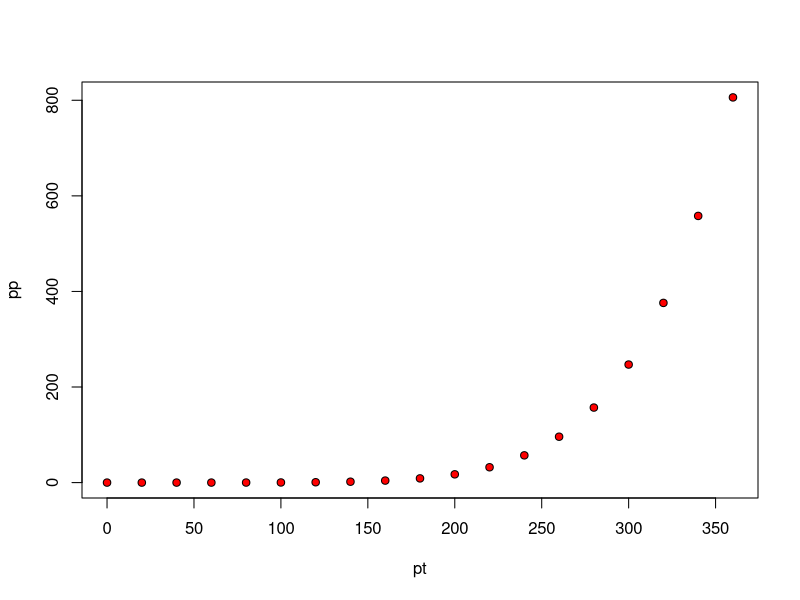
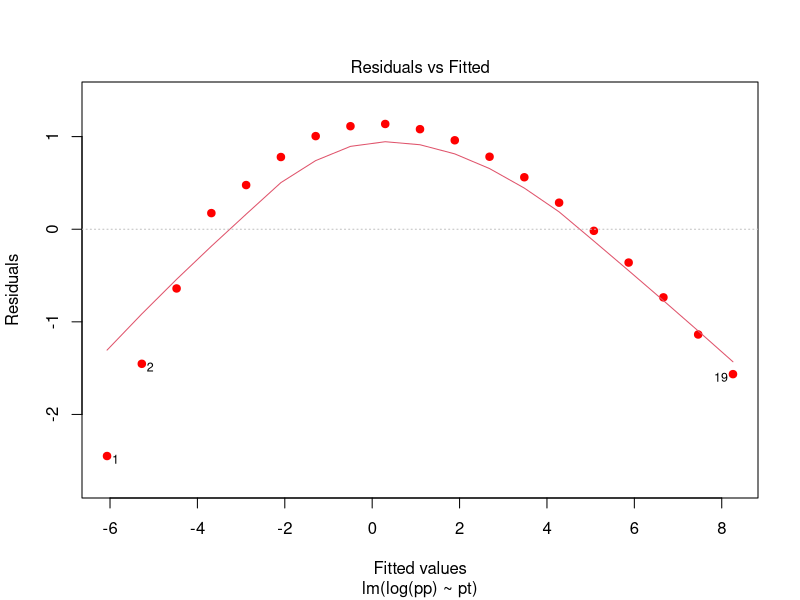
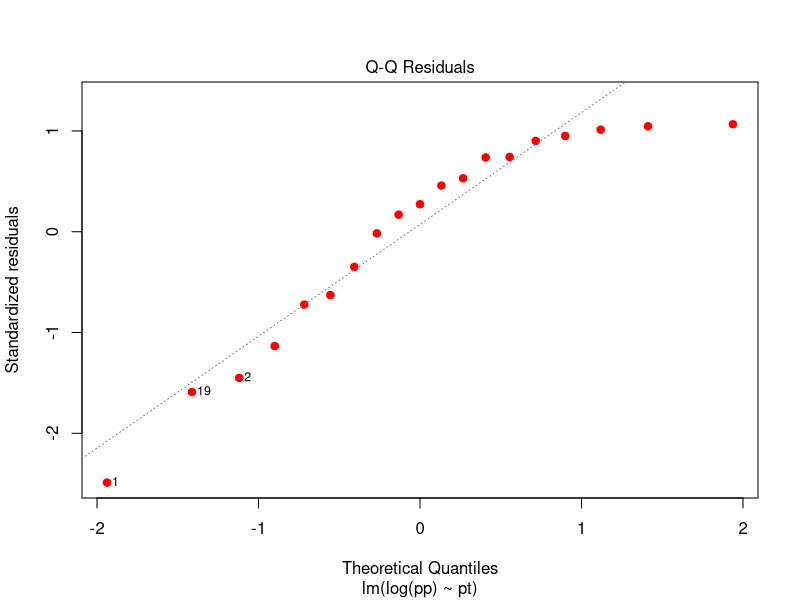
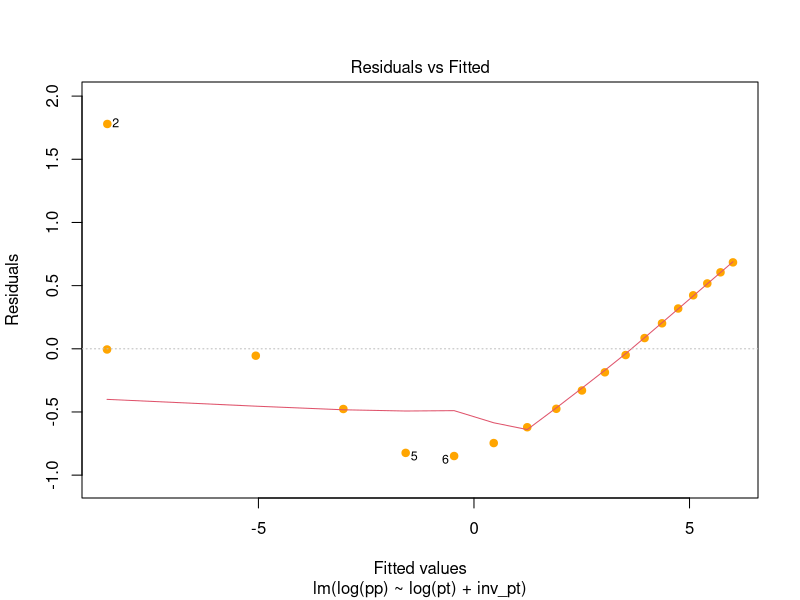
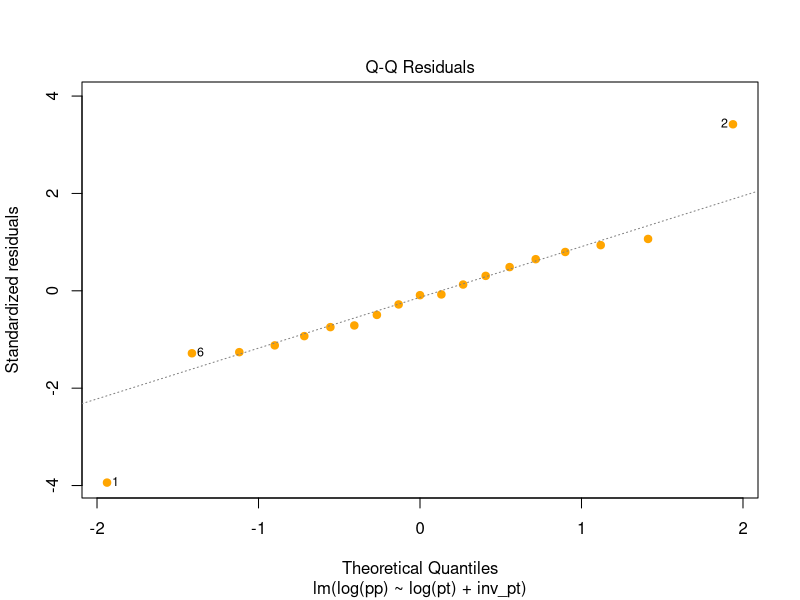
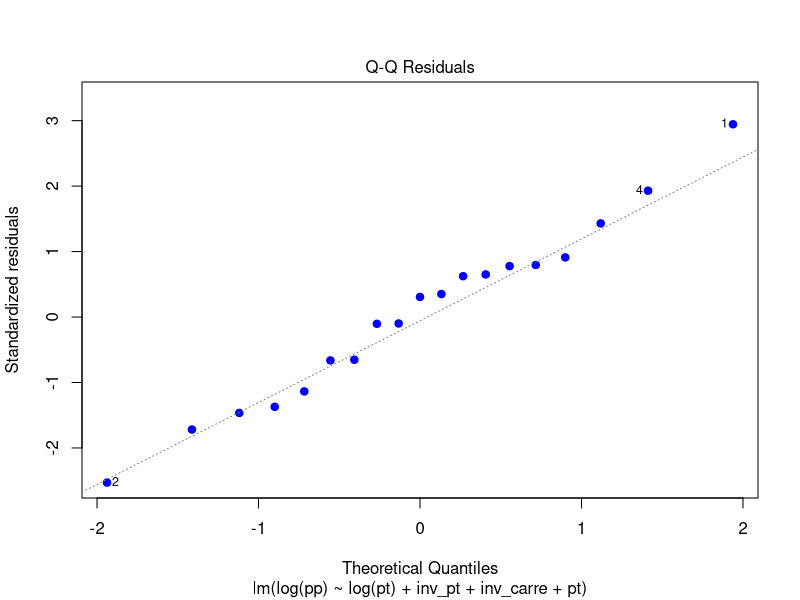

Write R code to recreate these figures, in order.
## ---- chunk 1
library(datasets)
data("pressure")
pp <- pressure$pressure
pt <- pressure$temperature
plot(pt, pp, pch=21, bg="red")
## ---- chunk 2
head(pressure)
summary(pressure)
## ---- chunk 3
model1 <- lm(log(pp)~pt, data = pressure)
summary(model1)
## ---- chunk 4
plot(model1, col = "red", pch = 19, which = c(1,2))
## ---- chunk 5
predict.lm(object = model1, newdata = data.frame(pt = 90), interval = "prediction", level = 0.95)
## ---- chunk 6
predict.lm(object = model1, newdata = data.frame(pt = 230), interval = "prediction", level = 0.95)
## ---- chunk 7
predict.lm(object = model1, newdata = data.frame(pt = 400), interval = "prediction", level = 0.95)
## ---- chunk 8
pt[1] <- pt[1] + 0.1
pressure$inv_pt <- 1/pt

model2 <- lm(log(pp)~log(pt)+inv_pt, data = pressure)
summary(model2)

## ---- chunk 9
plot(model2, col = "orange", pch = 19, which = c(1,2))
## ---- chunk 10
predict.lm(object = model2, newdata = data.frame(pt = 90, inv_pt = 1/90), interval = "prediction")

## ---- chunk 11
predict.lm(object = model2, newdata = data.frame(pt = 230, inv_pt = 1/230), interval = "prediction")
## ---- chunk 12
predict.lm(object = model2, newdata = data.frame(pt = 400, inv_pt = 1/400), interval = "prediction")
## ---- chunk 13
pressure$inv_carre <- pressure$inv_pt^2
model3 <- lm(log(pp)~log(pt) + inv_pt + inv_carre + pt, data = pressure)
summary(model3)
## ---- chunk 14
plot(model3, col = "blue", pch = 19, which =2)
